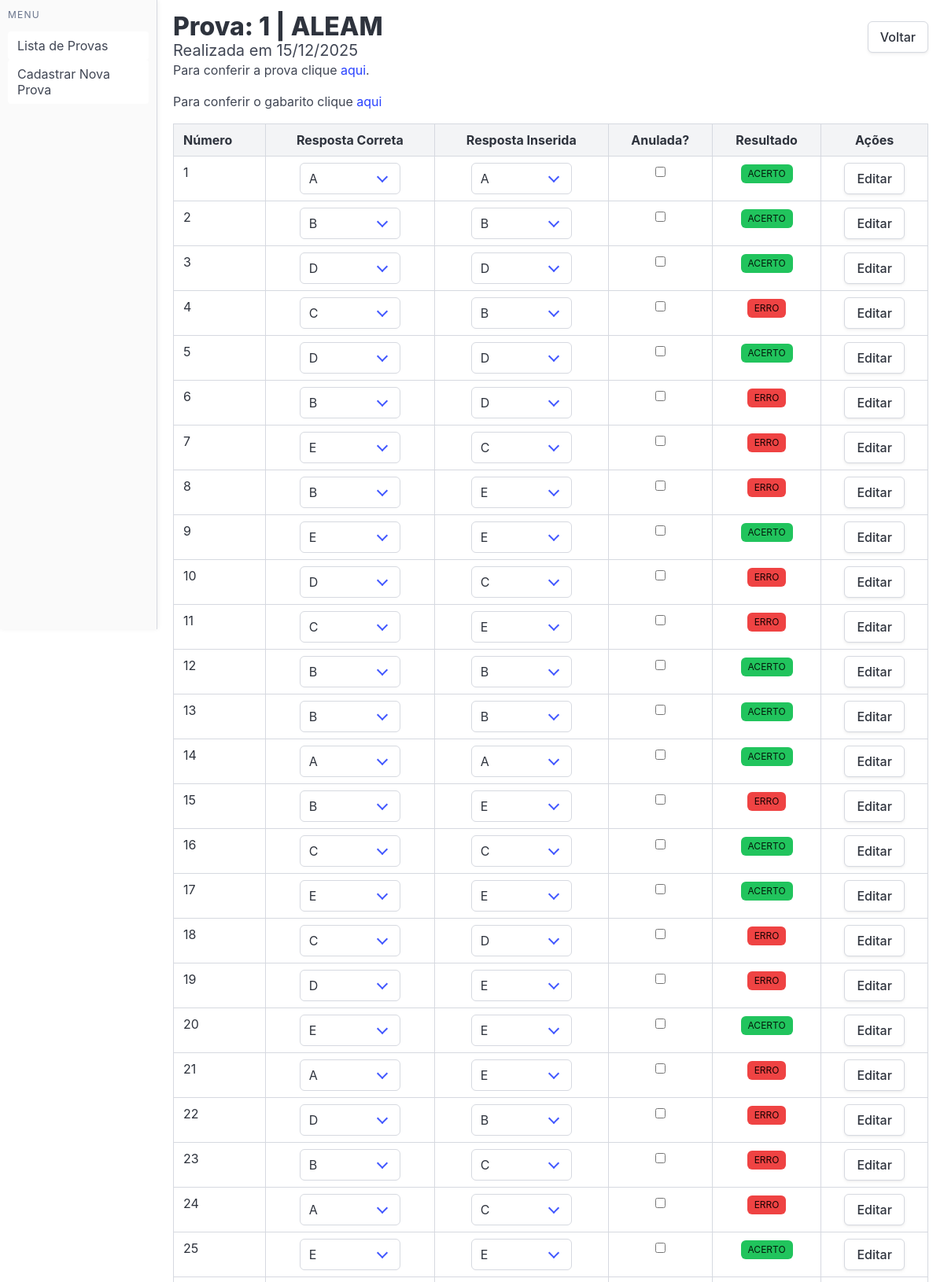
/provas/revisar/1 (upper part), run on the app's committed database.
### core/models.py (models this page shows)
class Prova(models.Model):
    id = models.BigAutoField(primary_key=True)
    nome = models.CharField(max_length=200)
    data = models.DateField()
    link_prova = models.CharField(max_length=1024, null=True)
    link_gabarito = models.CharField(max_length=1024, null=True)
    class Meta:
        db_table = 'prova'
    def __init__(self, *args, **kwargs):
        super().__init__(*args, **kwargs)
        if self.id:
            self.obterTotais()
    def obterTodasQuestoes(self, provaId=None):
        id = self.id if provaId is None else provaId
        return Questao.objects.filter(materia_fk__prova_fk=id)
    def obterTotais(self, provaId=None, materiaNome=None, totalOnly=False):
        id = self.id if provaId is None else provaId
        materias = Materia.objects.filter(prova_fk=id).prefetch_related('questao_set')
        totais = {}
        total_acertos = 0
        total_questoes = 0
        notaFinal = 0
        notaFinalPossivel = 0
        if materiaNome:
            pass
        todasQuestoes = self.obterTodasQuestoes()
        for questao in todasQuestoes:
            notaFinal += (1 * questao.peso) if questao.valor == True else 0
            notaFinalPossivel += (1 * questao.peso)
            total_questoes += 1
            total_acertos += 1 if questao.valor == True else 0
        for materia in materias:
            questoes = materia.questao_set.all()
            acertos = questoes.filter(valor=True).count()
            quantidade = questoes.count()
            notaObtida = questoes.filter(valor=True).aggregate(
                total=models.Sum(1 * models.F('peso'))
            )['total'] or 0
            totais[materia.nome] = {
                'notaObtida': notaObtida,
                'acertos': acertos,
                'total': quantidade,
            }
        if total_questoes == 0:
            self.total_percentual = 0
            self.totais = 0
            self.total_acertos = 0
            self.total_questoes = 0
            self.notaFinal = 0
            self.notaFinalPossivel = 0
        else:
            total_percentual = round(total_acertos * 100 / total_questoes)
            self.total_percentual = total_percentual
            self.totais = totais
            self.total_acertos = total_acertos
            self.total_questoes = total_questoes
            self.notaFinal = notaFinal
            self.notaFinalPossivel = notaFinalPossivel
        return {
            'totais': totais,
            'totalAcertos': total_acertos,
            'totalQuestoes': total_questoes,
            'notaFinal': notaFinal,
            'notaTotal': notaFinalPossivel,
            'total_percentual': total_percentual,
        }

class Questao(models.Model):
    OPCOES_CHOICES = [
        ('A', 'A'),
        ('B', 'B'),
        ('C', 'C'),
        ('D', 'D'),
        ('E', 'E'),
    ]
    id = models.BigAutoField(primary_key=True)
    numero = models.CharField(max_length=2)
    valor = models.BooleanField()
    materia_fk = models.ForeignKey(Materia, on_delete=models.CASCADE)
    resposta_correta = models.CharField(max_length=1, choices=OPCOES_CHOICES, null=True)
    resposta_inserida = models.CharField(max_length=1, choices=OPCOES_CHOICES, null=True)
    peso = models.FloatField(null=False, default=1)
    anulada = models.BooleanField(null=False, default=False)
    class Meta:
        db_table = 'questao'

### core/views.py (the view, shortened to what this page needs)
# urls.py: path('provas/revisar/<int:id>', revisarProva),
def revisarProva(request, id):
    model = Prova.objects.filter(id=id).first()
    materias = Materia.objects.filter(prova_fk=id).order_by('ordem').prefetch_related('questao_set')
    return render(request, 'core/revisar.html', {
        'model': model,
        'materias': materias,
        'opcoes': Questao.OPCOES_CHOICES,
    })

### core/templates/core/revisar.html (shortened to what this page needs)
{% extends "core/base.html" %}
{% load dict_extras %}
{% load static %}
{% block content %}
<div class="is-flex is-justify-content-space-between is-align-items-center">
    <div>
        <h1 class="title">Prova: {{ model.id }} | {{ model.nome }}</h1>
        <p class="subtitle">Realizada em {{ model.data|date:"d/m/Y" }} </p>
    </div>
    <div class="is-flex is-gap-2">
        <a class="button is-default" href="/provas">Voltar</a>
    </div>
</div>
<p>Para conferir a prova clique <a target="_blank" href="{{ model.link_prova }}">aqui</a>.</p>
<p>Para conferir o gabarito clique <a target="_blank" href="{{ model.link_gabarito }}">aqui</a></p>
<form action="" method="post">
    <table class="table is-bordered is-fullwidth is-hoverable">
        <thead>
            <tr>
                <th class="is-light">Número</th>
                <th class="is-light has-text-centered">Resposta Correta</th>
                <th class="is-light has-text-centered">Resposta Inserida</th>
                <th class="is-light has-text-centered">Anulada?</th>
                <th class="is-light has-text-centered">Resultado</th>
                <th class="is-light has-text-centered">Ações</th>
            </tr>
        </thead>
        <tbody>
            {% for materia in materias %}
                {% for questao in materia.questao_set.all %}
                    <tr>
                        <td> {{ questao.numero }} </td>
                        <td class="has-text-centered td-resposta-correta">
                            <div class="select">
                                <select class="select-resposta-correta" name="resposta_correta_{{ questao.id }}">
                                    {% for codigo, descricao in opcoes %}
                                    <option value="{{ codigo }}" {% if questao.resposta_correta == codigo %} selected {% endif %}>
                                        {{ descricao }}
                                    </option>
                                    {% endfor %}
                                </select>
                            </div>
                        </td>
                        <td class="has-text-centered td-resposta-inserida">
                            <div class="select">
                                <select class="select-resposta-inserida" name="resposta_inserida_{{ questao.id }}">
                                    {% for codigo, descricao in opcoes %}
                                    <option value="{{ codigo }}" {% if questao.resposta_inserida == codigo %} selected {% endif %}>
                                        {{ descricao }}
                                    </option>
                                    {% endfor %}
                                </select>
                            </div>
                        </td>
                        <td class="has-text-centered td-anulada">
                            <input type="checkbox" class="checkbox" name="anulada_{{ questao.id }}" {% if questao.anulada %} checked {% endif %} >
                        </td>
                        <td class="has-text-centered td-valor" data-id="{{ questao.id }}">
                            <span class="tag {% if questao.valor %} is-primary {% else %} is-danger {% endif %}">
                                {% if questao.valor %} ACERTO {% else %} ERRO {% endif %}
                            </span>
                        </td>
                        <td class="has-text-centered">
                            <a href="/provas/editar_questao/{{ questao.id }}" class="button is-default">Editar</a>
                        </td>
                    </tr>
                {% endfor %}
            {% endfor %}
        </tbody>
    </table>
</form>
{% endblock %}

### core/static/css/style.css (style rules this page uses)
:root { --bulma-danger-h: 0 !important; --bulma-danger-s: 84% !important; --bulma-danger-l: 60% !important; --bulma-primary-h: 142 !important; --bulma-primary-s: 71% !important; --bulma-primary-l: 45% !important; }

### data on the page
Prova: id "1", nome "ALEAM", data "15/12/2025"
Questao: numero "1", resposta_correta+id "A", resposta_inserida+id "A", valor "ACERTO"
Questao: numero "2", resposta_correta+id "B", resposta_inserida+id "B", valor "ACERTO"
Questao: numero "3", resposta_correta+id "D", resposta_inserida+id "D", valor "ACERTO"
Questao: numero "4", resposta_correta+id "C", resposta_inserida+id "B", valor "ERRO"
Questao: numero "5", resposta_correta+id "D", resposta_inserida+id "D", valor "ACERTO"
Questao: numero "6", resposta_correta+id "B", resposta_inserida+id "D", valor "ERRO"
Questao: numero "7", resposta_correta+id "E", resposta_inserida+id "C", valor "ERRO"
Questao: numero "8", resposta_correta+id "B", resposta_inserida+id "E", valor "ERRO"
Questao: numero "9", resposta_correta+id "E", resposta_inserida+id "E", valor "ACERTO"
Questao: numero "10", resposta_correta+id "D", resposta_inserida+id "C", valor "ERRO"
Questao: numero "11", resposta_correta+id "C", resposta_inserida+id "E", valor "ERRO"
Questao: numero "12", resposta_correta+id "B", resposta_inserida+id "B", valor "ACERTO"
Questao: numero "13", resposta_correta+id "B", resposta_inserida+id "B", valor "ACERTO"
Questao: numero "14", resposta_correta+id "A", resposta_inserida+id "A", valor "ACERTO"
Questao: numero "15", resposta_correta+id "B", resposta_inserida+id "E", valor "ERRO"
Questao: numero "16", resposta_correta+id "C", resposta_inserida+id "C", valor "ACERTO"
Questao: numero "17", resposta_correta+id "E", resposta_inserida+id "E", valor "ACERTO"
Questao: numero "18", resposta_correta+id "C", resposta_inserida+id "D", valor "ERRO"
Questao: numero "19", resposta_correta+id "D", resposta_inserida+id "E", valor "ERRO"
Questao: numero "20", resposta_correta+id "E", resposta_inserida+id "E", valor "ACERTO"
Questao: numero "21", resposta_correta+id "A", resposta_inserida+id "E", valor "ERRO"
Questao: numero "22", resposta_correta+id "D", resposta_inserida+id "B", valor "ERRO"
Questao: numero "23", resposta_correta+id "B", resposta_inserida+id "C", valor "ERRO"
Questao: numero "24", resposta_correta+id "A", resposta_inserida+id "C", valor "ERRO"
Questao: numero "25", resposta_correta+id "E", resposta_inserida+id "E", valor "ACERTO"
